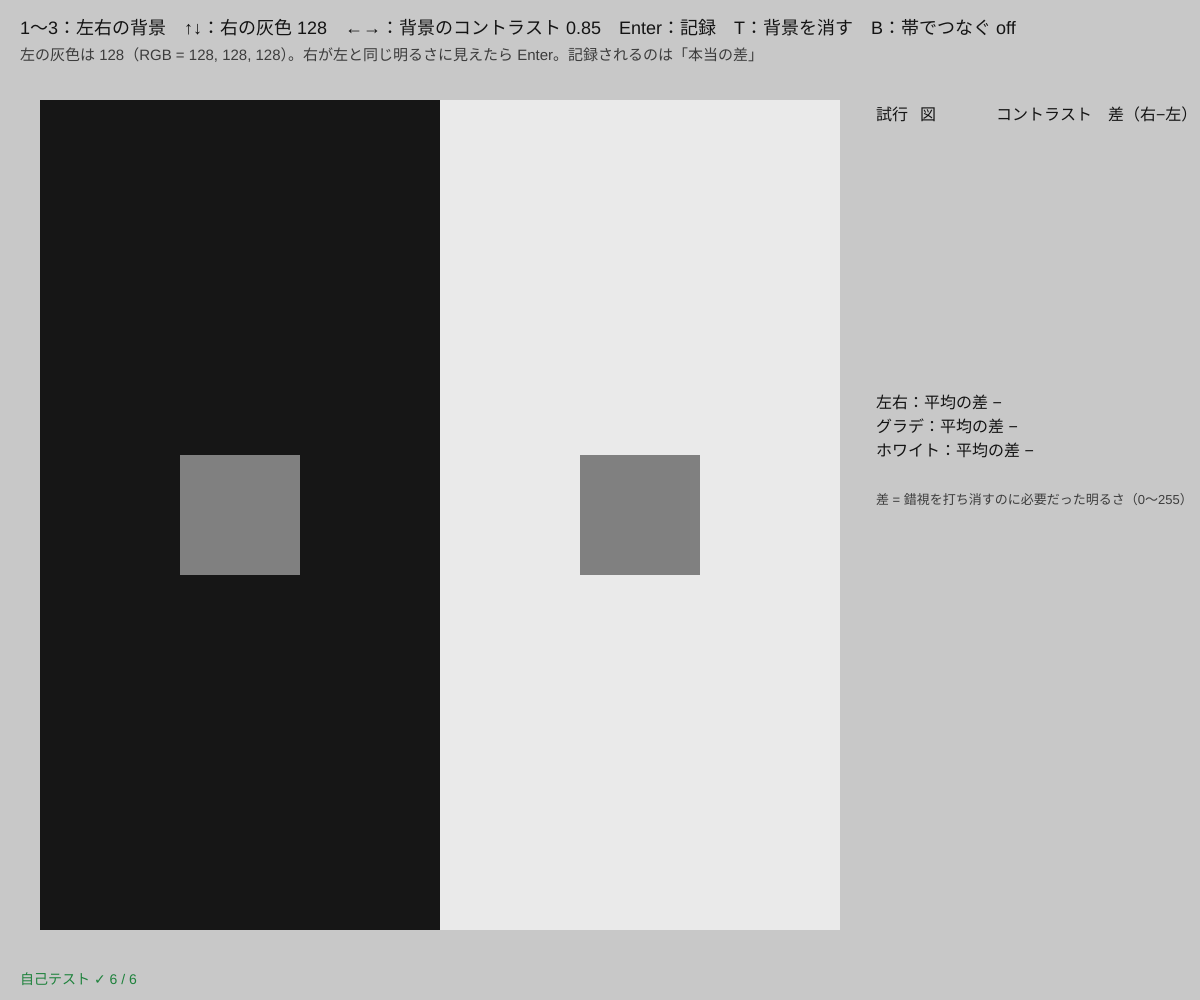
Frame 1 (no input)
Frame 60 (no input): identical to frame 1, image omitted
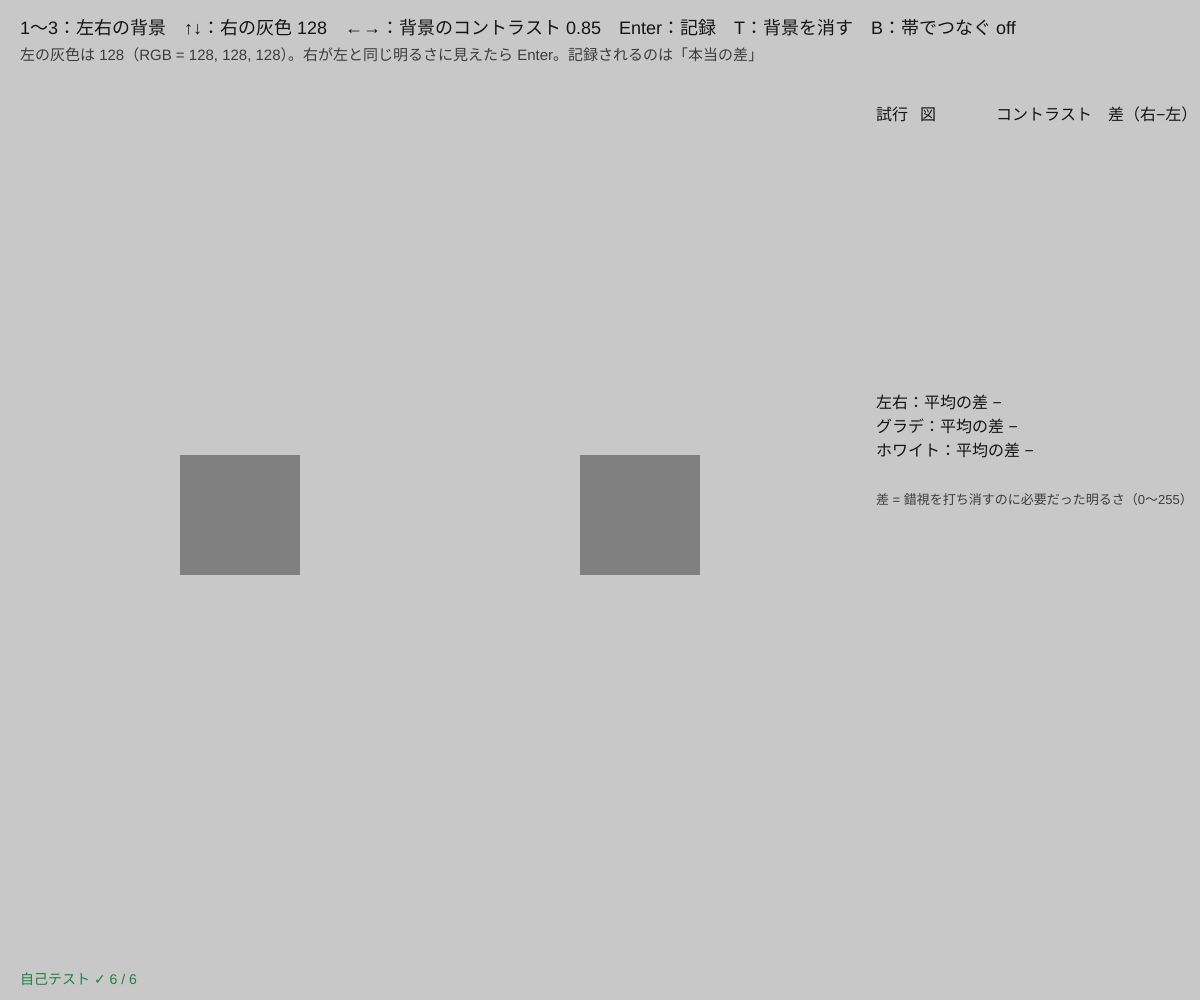
Frame 120 (the mouse pressed at the canvas centre since frame 60)

The p5.js sketch that drew these frames (run headless with seeded random() and noise() and a simulated clock; from frame 60 on, the mouse is pressed at the canvas centre):

// p5.js sketch
// ── sketch.js
// ============================================
// 04 明るさの同時対比
// 同じ灰色でも、暗い背景の上では明るく、明るい背景の上では暗く見える（となりとの「差」を見ている）
// 1 = 左右の背景　2 = グラデーションの上の帯　3 = ホワイト錯視（黒白のしまに灰色を埋めこむ）
// ↑↓ = 右の灰色の明るさ（比較） / ←→ = 背景のコントラスト / Enter = 記録 / R = 消す
// T またはマウスを押している間 = 真実を見る（背景を消す）　B = 2 つの灰色を同じ色の帯でつなぐ
// ============================================

let which = 1;
let G = 128;                  // ★ 左の灰色（標準）。0〜255
let cmp = 128;                // 右の灰色（比較）。最初は G と同じ
let contrast = 0.85;          // ★ 背景のコントラスト（0 = 一様、1 = 黒と白）
let SW = 14;                  // ★ ホワイト錯視のしまの幅 px
let truthKey = false, bridge = false, trials = [];
const PAPER = 200;

function setup() {
  createCanvas(windowWidth, windowHeight);
  drawScene(false);
  selfTest();
}
function truthOn() { return truthKey || mouseIsPressed; }
function draw() { drawScene(truthOn()); }

function area() { return { x0: 40, y0: 100, x1: Math.round(width * 0.7), y1: height - 70 }; }
function bgDark() { return Math.round(128 - 125 * contrast); }
function bgLight() { return Math.round(128 + 125 * contrast); }
// 2 つの的（標準・比較）の中心と大きさ
function targets() {
  let A = area(), cy = Math.round((A.y0 + A.y1) / 2), w = A.x1 - A.x0;
  if (which === 3) return { s: { x: A.x0 + Math.round(w * 0.25), y: cy }, c: { x: A.x0 + Math.round(w * 0.75), y: cy }, r: 0 };
  let q = which === 1 ? 0.25 : 0.12;
  return { s: { x: A.x0 + Math.round(w * q), y: cy }, c: { x: A.x1 - Math.round(w * q), y: cy }, r: 60 };
}

function drawScene(truth) {
  background(PAPER);
  let A = area(), T = targets(), w = A.x1 - A.x0, h = A.y1 - A.y0;
  noStroke();
  if (which === 1) {
    if (!truth) { fill(bgDark()); rect(A.x0, A.y0, w / 2, h); fill(bgLight()); rect(A.x0 + w / 2, A.y0, w - w / 2, h); }
    patch(T.s, T.r, G); patch(T.c, T.r, cmp);
  } else if (which === 2) {
    if (!truth) for (let x = A.x0; x < A.x1; x += 4) { fill(Math.round(bgDark() + ((bgLight() - bgDark()) * (x - A.x0)) / w)); rect(x, A.y0, 4, h); }
    let mid = A.x0 + Math.round(w / 2);
    fill(G); rect(T.s.x - 40, T.s.y - 30, mid - (T.s.x - 40), 60);        // 左半分：一様な灰色 G の帯
    fill(cmp); rect(mid, T.c.y - 30, T.c.x + 40 - mid, 60);                // 右半分：比較（最初は G）
  } else {
    // ホワイト錯視：黒白のしま。左は黒いしまの一部、右は白いしまの一部を灰色に置きかえる
    let n = Math.floor(w / SW), yb0 = T.s.y - 70, yb1 = T.s.y + 70;
    for (let k = 0; k < n; k++) {
      let x = A.x0 + k * SW, dark = k % 2 === 0;
      if (!truth) { fill(dark ? bgDark() : bgLight()); rect(x, A.y0, SW, h); }
      let left = x + SW / 2 < A.x0 + w / 2;
      if (left && dark && Math.abs(x + SW / 2 - T.s.x) < w * 0.15) { fill(G); rect(x, yb0, SW, yb1 - yb0); }
      if (!left && !dark && Math.abs(x + SW / 2 - T.c.x) < w * 0.15) { fill(cmp); rect(x, yb0, SW, yb1 - yb0); }
    }
  }
  if (bridge) { fill(G); rect(T.s.x, T.s.y - 6, T.c.x - T.s.x, 12); }
  // 文字
  fill(20); textAlign(LEFT, BASELINE); textSize(18);
  let names = ['', '左右の背景', 'グラデーション', 'ホワイト錯視'];
  text('1〜3：' + names[which] + '　↑↓：右の灰色 ' + cmp + '　←→：背景のコントラスト ' + contrast.toFixed(2) + '　Enter：記録　T：背景を消す　B：帯でつなぐ ' + (bridge ? 'ON' : 'off'), 20, 34);
  fill(60); textSize(15);
  text('左の灰色は ' + G + '（RGB = ' + G + ', ' + G + ', ' + G + '）。右が左と同じ明るさに見えたら Enter。記録されるのは「本当の差」', 20, 60);
  drawTable(Math.round(width * 0.73), 120);
  fill(selfTestResults.length && selfTestResults.every((r) => r.ok) ? color(30, 130, 60) : color(200, 40, 40)); textSize(14);
  text(selfTestLine(), 20, height - 16);
}
function patch(p, r, v) { fill(v); rect(p.x - r, p.y - r, 2 * r, 2 * r); }

function keyPressed() {
  if (key === '1' || key === '2' || key === '3') which = +key;
  if (key === UP_ARROW) cmp = Math.min(255, cmp + 1);
  if (key === DOWN_ARROW) cmp = Math.max(0, cmp - 1);
  if (key === RIGHT_ARROW) contrast = Math.min(1, Math.round((contrast + 0.05) * 100) / 100);
  if (key === LEFT_ARROW) contrast = Math.max(0, Math.round((contrast - 0.05) * 100) / 100);
  if (key === 't' || key === 'T') truthKey = !truthKey;
  if (key === 'b' || key === 'B') bridge = !bridge;
  if (key === 'r' || key === 'R') trials = [];
  if (key === ENTER) {
    trials.push({ which, c: contrast, diff: cmp - G });
    cmp = G + Math.round((Math.random() - 0.5) * 60);
  }
}
function mean(a) { return a.length ? a.reduce((s, x) => s + x, 0) / a.length : 0; }

function drawTable(x, y) {
  fill(20); textSize(16);
  let cw = [44, 76, 112, 90], cols = (v, yy) => { let xx = x; v.forEach((s, i) => { text(s, xx, yy); xx += cw[i]; }); };
  cols(['試行', '図', 'コントラスト', '差（右−左）'], y);
  let last = trials.slice(-10); fill(50);
  last.forEach((t, i) => cols([trials.length - last.length + i + 1, ['', '左右', 'グラデ', 'ホワイト'][t.which], t.c.toFixed(2), (t.diff > 0 ? '+' : '') + t.diff], y + 24 * (i + 1)));
  fill(20); textSize(16);
  for (let w = 1; w <= 3; w++) {
    let a = trials.filter((t) => t.which === w).map((t) => t.diff);
    text(['', '左右', 'グラデ', 'ホワイト'][w] + '：平均の差 ' + (a.length ? mean(a).toFixed(1) + '（' + a.length + ' 回）' : '−'), x, y + 24 * 11 + w * 24);
  }
  fill(60); textSize(13);
  text('差 = 錯視を打ち消すのに必要だった明るさ（0〜255）', x, y + 24 * 16);
}

function windowResized() { resizeCanvas(windowWidth, windowHeight); }

// ---------- やってみよう ----------
// 1. コントラストを 0 にすると、差は 0 に近づく？ 1 にすると？ グラフに描いてみよう
// 2. B で帯をつなぐと、つないだ瞬間に同じ色に見える？
// 3. ホワイト錯視（3）は、近くの背景（左は黒）ではなく「しまの仲間」と比べている。だから向きが逆になることも
// 4. G を 60（暗い灰色）や 200（明るい灰色）にして、錯視の大きさは変わる？
// 5. SW（しまの幅）を 4 や 60 にすると、ホワイト錯視はどうなる？


// ==================================================
// ここから下は「錯視の道具」（中身は読まなくても OK。消さないでね）
// ==================================================
function readPix(x, y) {
  let d = pixelDensity(), i = 4 * (Math.round(y * d) * Math.round(width * d) + Math.round(x * d));
  return [pixels[i], pixels[i + 1], pixels[i + 2]];
}

// ---- 自己テスト：3 つの図を描いて、左右の灰色の画素を読み、本当に同じ RGB かを確かめる
let selfTestResults = [];
function selfTest() {
  let R = [], ok = (name, cond) => R.push({ name, ok: !!cond }), keep = which;
  ok('はじめは 比較 = 標準 = ' + G + '（同じ定数）', cmp === G);
  for (let w = 1; w <= 3; w++) {
    which = w; drawScene(false); loadPixels();
    let T = targets();
    // ホワイト錯視は灰色のしまの中心を読む
    let xs = w === 3 ? grayStripeX(T.s.x) : T.s.x, xc = w === 3 ? grayStripeX(T.c.x) : T.c.x;
    let a = readPix(xs, T.s.y), b = readPix(xc, T.c.y);
    ok(['', '左右の背景', 'グラデーション', 'ホワイト錯視'][w] + '：2 つの灰色の画素 (' + a.join(',') + ') と (' + b.join(',') + ') が同じ', a.join() === b.join() && a[0] === G && a[1] === G && a[2] === G);
    if (w === 2) {
      let xs2 = [...Array(20)].map((_, k) => Math.round(T.s.x + 2 + ((T.c.x - T.s.x - 4) * k) / 19));
      ok('グラデーション：帯は左から右まで（背景は 0→255 なのに）どこを読んでも ' + G, xs2.every((x) => readPix(x, T.s.y).every((v) => v === G)));
    }
    if (w === 1) ok('背景：左は暗く ' + bgDark() + '、右は明るく ' + bgLight(), readPix(area().x0 + 5, area().y0 + 5)[0] === bgDark() && readPix(area().x1 - 5, area().y0 + 5)[0] === bgLight());
  }
  which = keep; drawScene(false);
  selfTestResults = R;
  for (let r of R) (r.ok ? console.log : console.error)((r.ok ? '✓ ' : '✗ ') + r.name);
  return R.every((r) => r.ok);
}
// x に一番近い「灰色のしま」の中心（ホワイト錯視）
function grayStripeX(x) {
  let A = area(), k = Math.floor((x - A.x0) / SW), left = x < A.x0 + (A.x1 - A.x0) / 2;
  if ((k % 2 === 0) !== left) k++;              // 左は黒いしま（偶数）、右は白いしま（奇数）
  return A.x0 + k * SW + Math.floor(SW / 2);
}
function selfTestLine() { let n = selfTestResults.filter((r) => r.ok).length; return '自己テスト ' + (n === selfTestResults.length ? '✓ ' : '✗ ') + n + ' / ' + selfTestResults.length; }
